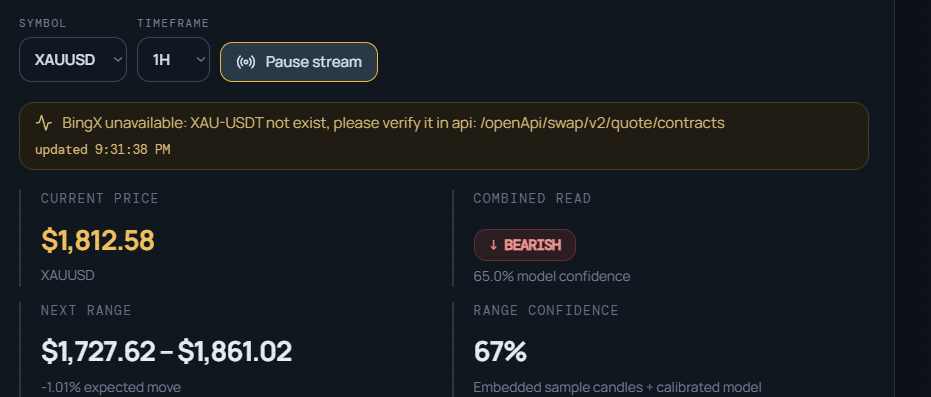
#> input picture attached_assets/image_1787155313850.png, 931 x 397 px; its folder holds only this picture in this run
$ python -i preprocessing.py   (imports and definitions only)
#> lines starting #> are read from the running program, lines starting #| are printed output that depends on the picture
### chart-analysis-service/app/logging_config.py
"""Logging configuration for Chart Analysis Service"""

import logging
import sys
from app.config import settings


def setup_logging():
    """
    Configure logging for the application

    Sets up:
    - Console handler with formatting
    - Log level from settings
    - Structured log format with timestamps
    """

    # Create logger
    logger = logging.getLogger()
    logger.setLevel(getattr(logging, settings.LOG_LEVEL.upper()))

    # Remove existing handlers
    logger.handlers.clear()

    # Create console handler
    console_handler = logging.StreamHandler(sys.stdout)
    console_handler.setLevel(getattr(logging, settings.LOG_LEVEL.upper()))

    # Create formatter
    formatter = logging.Formatter(
        settings.LOG_FORMAT,
        datefmt="%Y-%m-%d %H:%M:%S"
    )
    console_handler.setFormatter(formatter)

    # Add handler to logger
    logger.addHandler(console_handler)

    # Set logging level for third-party libraries
    logging.getLogger("uvicorn").setLevel(logging.INFO)
    logging.getLogger("fastapi").setLevel(logging.INFO)

    return logger


def get_logger(name: str):
    """
    Get a logger instance for a specific module

    Args:
        name: The logger name (typically __name__ from the module)

    Returns:
        logging.Logger: Configured logger instance
    """
    return logging.getLogger(name)


# Initialize logging
app_logger = setup_logging()

### chart-analysis-service/app/preprocessing.py
"""
Image preprocessing pipeline for chart analysis.

This module handles the preprocessing of chart images to prepare them for OCR
and pattern recognition. It includes grayscale conversion, contrast enhancement,
noise reduction, edge detection, and candlestick region isolation.
"""

import cv2
import numpy as np
from typing import List, Tuple
from dataclasses import dataclass
from app.logging_config import get_logger

logger = get_logger(__name__)


@dataclass
class PreprocessedImage:
    """Container for preprocessed image data at various stages"""
    original: np.ndarray
    grayscale: np.ndarray
    enhanced: np.ndarray
    candlestick_regions: List[np.ndarray]
    edges: np.ndarray


class ImagePreprocessor:
    """
    Preprocesses chart images for OCR and pattern recognition.

    The preprocessing pipeline includes:
    1. Image downsampling for optimization
    2. Grayscale conversion
    3. CLAHE contrast enhancement
    4. Gaussian blur for noise reduction
    5. Canny edge detection
    6. Candlestick region isolation via contour detection
    """

    def __init__(
        self,
        max_width: int = 1600,
        clahe_clip_limit: float = 2.0,
        clahe_tile_size: Tuple[int, int] = (8, 8),
        gaussian_kernel_size: Tuple[int, int] = (5, 5),
        gaussian_sigma: float = 0,
        canny_threshold1: int = 50,
        canny_threshold2: int = 150,
        min_contour_area: int = 100
    ):
        """
        Initialize the preprocessor with configurable parameters.

        Args:
            max_width: Maximum width for image downsampling (default: 1600px)
            clahe_clip_limit: Contrast limiting threshold for CLAHE (default: 2.0)
            clahe_tile_size: Grid size for CLAHE histogram equalization (default: 8x8)
            gaussian_kernel_size: Kernel size for Gaussian blur (default: 5x5)
            gaussian_sigma: Standard deviation for Gaussian blur (default: 0, auto-calculated)
            canny_threshold1: Lower threshold for Canny edge detection (default: 50)
            canny_threshold2: Upper threshold for Canny edge detection (default: 150)
            min_contour_area: Minimum area for valid contours in pixels (default: 100)
        """
        self.max_width = max_width
        self.clahe_clip_limit = clahe_clip_limit
        self.clahe_tile_size = clahe_tile_size
        self.gaussian_kernel_size = gaussian_kernel_size
        self.gaussian_sigma = gaussian_sigma
        self.canny_threshold1 = canny_threshold1
        self.canny_threshold2 = canny_threshold2
        self.min_contour_area = min_contour_area

        # Create CLAHE object for reuse
        self.clahe = cv2.createCLAHE(
            clipLimit=self.clahe_clip_limit,
            tileGridSize=self.clahe_tile_size
        )

        logger.info("ImagePreprocessor initialized with max_width=%d", max_width)

    def load_image(self, image_bytes: bytes) -> np.ndarray:
        """
        Load image from bytes into OpenCV format.

        Args:
            image_bytes: Raw image data as bytes

        Returns:
            np.ndarray: Image in BGR format (OpenCV default)

        Raises:
            ValueError: If image cannot be decoded
        """
        # Convert bytes to numpy array
        nparr = np.frombuffer(image_bytes, np.uint8)

        # Decode image
        image = cv2.imdecode(nparr, cv2.IMREAD_COLOR)

        if image is None:
            raise ValueError("Failed to decode image. Invalid image data.")

        logger.info("Image loaded: shape=%s, dtype=%s", image.shape, image.dtype)
        return image

    # [207 lines left out: functions optimize_image_size, convert_to_grayscale, apply_clahe, apply_gaussian_blur, detect_edges, filter_candlestick_contours and 1 more, not called in this run]

    def preprocess(self, image_bytes: bytes) -> PreprocessedImage:
        """
        Execute the complete preprocessing pipeline.

        Pipeline stages:
        1. Load image from bytes
        2. Optimize image size (downsample if needed)
        3. Convert to grayscale
        4. Apply CLAHE contrast enhancement
        5. Apply Gaussian blur for noise reduction
        6. Detect edges with Canny
        7. Isolate candlestick regions via contour detection

        Args:
            image_bytes: Raw image data as bytes

        Returns:
            PreprocessedImage: Container with all preprocessing results

        Raises:
            ValueError: If image loading or processing fails
        """
        logger.info("Starting image preprocessing pipeline")

        # Stage 1: Load image
        original = self.load_image(image_bytes)

        # Stage 2: Optimize size
        optimized = self.optimize_image_size(original)

        # Stage 3: Convert to grayscale
        grayscale = self.convert_to_grayscale(optimized)

        # Stage 4: Apply CLAHE
        enhanced = self.apply_clahe(grayscale)

        # Stage 5: Apply Gaussian blur
        denoised = self.apply_gaussian_blur(enhanced)

        # Stage 6: Detect edges
        edges = self.detect_edges(denoised)

        # Stage 7: Isolate candlestick regions
        candlestick_regions = self.isolate_candlestick_regions(edges, optimized)

        logger.info("Preprocessing pipeline completed successfully")

        return PreprocessedImage(
            original=optimized,  # Use optimized version as "original"
            grayscale=grayscale,
            enhanced=enhanced,
            candlestick_regions=candlestick_regions,
            edges=edges
        )

    # [19 lines left out: function cleanup, not called in this run]


# Singleton instance for reuse across requests
_preprocessor_instance = None


# [14 lines left out: function get_preprocessor, not called in this run]

>>> import cv2
>>> picture = cv2.imread('../../attached_assets/image_1787155313850.png', cv2.IMREAD_GRAYSCALE)
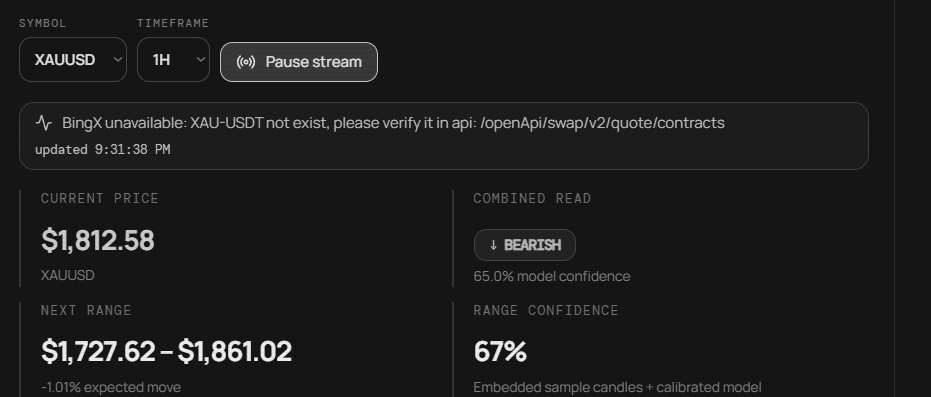
#> picture: shape (397, 931); min 21, max 236, mean 28.1
>>> result = ImagePreprocessor().preprocess(picture)
#> (the run stopped early here; a loop or call above may not have finished)
